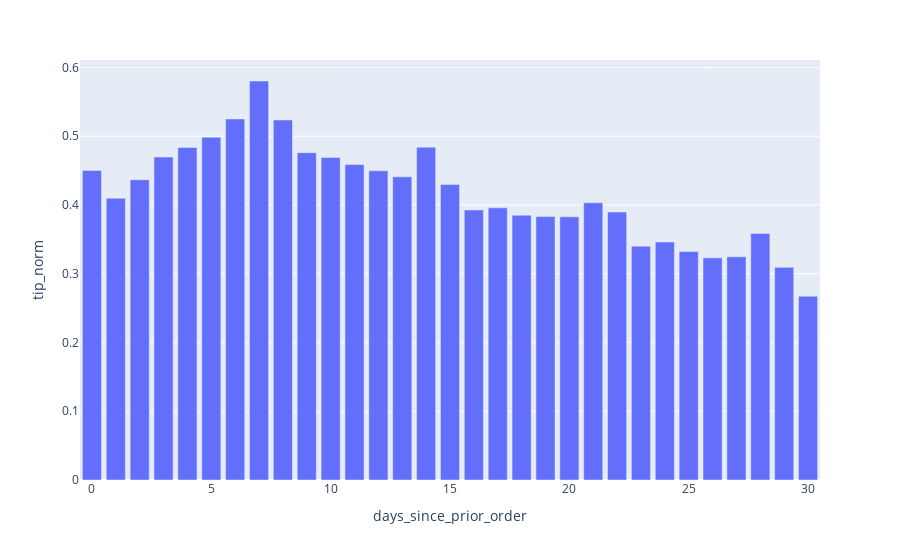

The notebook cell this image was saved under:
### Code cell
px.bar(df_days_since_prior_order.sort_values(by= "tip_norm", ascending= False), x= "days_since_prior_order", y= "tip_norm")

### Figure 1 — Plotly figure (JSON) as saved in the notebook; plotly's stock layout.template omitted (floating-point values rounded to 4 significant figures)
{"data": [{"alignmentgroup": "True", "hovertemplate": "days_since_prior_order=%{x}<br>tip_norm=%{y}<extra></extra>", "legendgroup": "", "marker": {"color": "#636efa", "pattern": {"shape": ""}}, "name": "", "offsetgroup": "", "orientation": "v", "showlegend": false, "textposition": "auto", "type": "bar", "x": [7, 6, 8, 5, 14, 4, 9, 3, 10, 11, 0, 12, 13, 2, 15, 1, 21, 17, 16, 22, 18, 19, 20, 28, 24, 23, 25, 27, 26, 29, 30], "xaxis": "x", "y": [0.5803, 0.5251, 0.5236, 0.4985, 0.4841, 0.4836, 0.4761, 0.4697, 0.4692, 0.4587, 0.4502, 0.4496, 0.441, 0.4367, 0.4299, 0.4098, 0.4032, 0.3958, 0.3927, 0.3897, 0.3851, 0.3831, 0.3828, 0.3587, 0.3461, 0.3401, 0.3323, 0.3246, 0.3231, 0.3093, 0.2673], "yaxis": "y"}], "layout": {"barmode": "relative", "legend": {"tracegroupgap": 0}, "margin": {"t": 60}, "xaxis": {"anchor": "y", "domain": [0, 1], "title": {"text": "days_since_prior_order"}}, "yaxis": {"anchor": "x", "domain": [0, 1], "title": {"text": "tip_norm"}}}}
